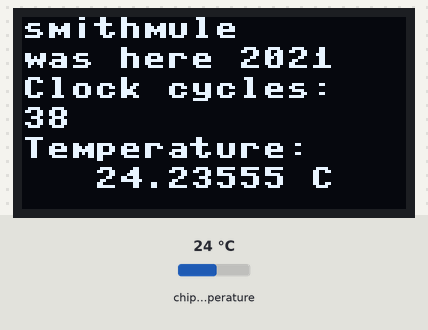
The program below on a simulated Raspberry Pi Pico running MicroPython. Parts: 128×64 one-colour display. The test bench sets the inputs (shaded band); at power-on: chip temperature 24 °C. Library files of the repository ran but are not shown: ssd1306.py; what the program prints to the serial console is not drawn.

Above: at 6.2 s.
6.3 s: chip temperature set to 1 °C
At 6.52 s:
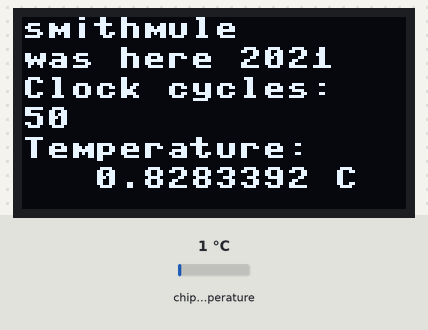
7.8 s: chip temperature set to 11 °C
At 8.07 s:
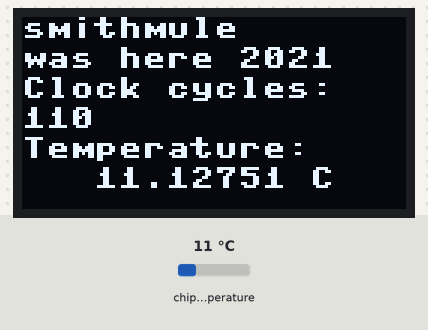
9.4 s: chip temperature set to 22 °C
At 9.62 s:
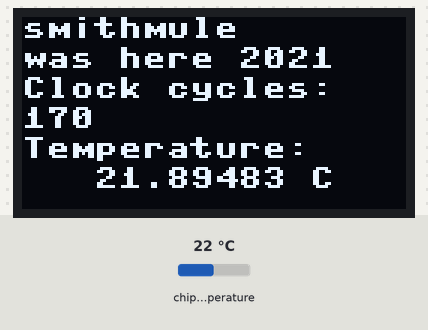
Timing chart, 0 to 12.4 s (numbered marks = the images above; inputs shaded):
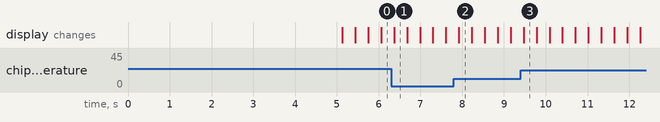

The program:

internal_temp_+oled.py
```python
import ssd1306
import machine
import time

print("loading")
WIDTH = 128
HEIGHT = 64
times = 0
i2c = machine.I2C(0)
sensor = machine.ADC(4)
conversion_factor = 3.3 / (65535)

oled = ssd1306.SSD1306_I2C(WIDTH, HEIGHT, i2c)
oled.fill(0)

oled.text("MicroPython", 15, 0)
oled.text("on Pi Pico", 20, 10)
oled.text("OLED+TEMP", 29, 30)
oled.text("v0.1", 40,40)
oled.text("01/02 2021", 25, 50)
oled.show()
time.sleep(5)

while True:
    reading = sensor.read_u16() * conversion_factor
    temperature = 27 - (reading - 0.706)/0.001721

    oled.fill(0)
    oled.text("smithmule", 0, 0)
    oled.text("was here 2021", 0, 10)
    oled.text("Clock cycles:", 0, 20)
    oled.text(str(times), 0, 30)
    oled.text("Temperature:", 0, 40)
    oled.text(str(temperature)+" C", 24, 50)
    times = times + 1
    oled.show()
```
